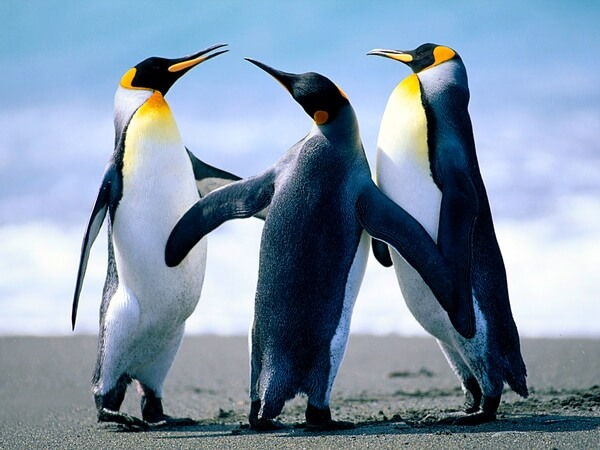
//> input picture 02_ImagelectureEcriture/Penguins.jpg, 600 x 450 px
$ ./test2Mat   (built with g++ and OpenCV 4)
//> lines starting //> are read from the running program, lines starting //| are printed output that depends on the picture
/*************************************************************************************/
/*!
    \file     testMat.cpp
    \author   Philippe SIMIER (Touchard Wahington le Mans)
    \brief    Programme pour comprendre et manipuler les objets de la classe Mat
    \detail   Utilisation des différents constructeurs
    \compilation
	      g++ $(pkg-config --libs --cflags opencv) -o testMat  testMat.cpp
    \version    1.0 - First release
*/
/**************************************************************************************/


#include <opencv2/opencv.hpp>
#include <iostream>

using namespace cv;
using namespace std;

int main()
 {
    Mat ImgSource;    // création d'une matrice vide seulement les entêtes
    ImgSource = imread("Penguins.jpg", CV_LOAD_IMAGE_COLOR);   // Lecture du fichier Pingouins.jpg
//> ImgSource is the input picture: 450 rows x 600 cols, CV_8UC3; mean B, G, R 168.3, 148.1, 128.5
//    imshow("Img Source", ImgSource);
    cout << "Refcount : " << ImgSource.u->refcount << " Adresse du premier pixel: " << hex << (int)ImgSource.data << endl;
//| Refcount : 1 Adresse du premier pixel: a592e080
    cout << "Nombre de canaux : " << ImgSource.channels() << endl;
//| Nombre de canaux : 3
    cout << "Résolution : " << ImgSource.depth() << endl;
//| Résolution : 0
    cout << "Dimensions : " << dec << ImgSource.cols << " x " << dec << ImgSource.rows << " px" << endl;
//| Dimensions : 600 x 450 px
//    waitKey(0);

    Mat ImgDest1(ImgSource);   // utilise le constructeur de copie seul les entêtes sont copiés
//    imshow("Img Destination 1", ImgDest1);
    cout << "Refcount: " << ImgSource.u->refcount << " Adresse du premier pixel: " << hex << (int)ImgDest1.data << endl;
//| Refcount: 2 Adresse du premier pixel: a592e080
//    waitKey(0);

    Mat ImgDest2 = ImgDest1;   // Opérateur d’assignation. copie uniquement de l'entête
//    imshow("Img Destination 2", ImgDest1);
    cout << "Refcount: " << ImgSource.u->refcount << " Adresse du premier pixel: " << hex << (int)ImgDest2.data << endl;
//| Refcount: 3 Adresse du premier pixel: a592e080
    waitKey(0);

    // Extraction d'une zone d’intérêt
    Mat ImgDest3 = ImgDest1(Range(100,200), Range(0,200));  // Les données ne sont pas copiées (la matrice ImgDest3 pointe vers les pixels de la matrice source).
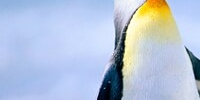
//> ImgDest3: 100 rows x 200 cols, CV_8UC3; mean B, G, R 216.6, 194.6, 181
//    imshow("Img Destination 3", ImgDest3);
    cout << "Refcount: " << ImgSource.u->refcount << " Adresse du premier pixel: " << hex << (int)ImgDest3.data << endl;
//| Refcount: 4 Adresse du premier pixel: a5959fa0
//    waitKey(0);

    Mat ImgGray;
    Mat ImgDest4 = ImgSource(Rect(100, 300, 5 , 5));
    cvtColor( ImgDest4, ImgGray, CV_RGB2GRAY);
//> ImgGray = [[254, 228, 121, 114, 174], [253, 206, 114, 128, 152], [245, 169, 108, 132, 165], [230, 140, 112, 139, 154], [202, 145, 121, 103, 148]]
    cout << "Refcount: " << ImgSource.u->refcount << " Adresse du premier pixel: " << hex << (int)ImgDest4.data << endl;
//| Refcount: 5 Adresse du premier pixel: a59b1f0c
    cout << ImgGray << endl;   // affichage des données numériques sur le terminal
//| [254, 228, 121, 114, 174;
//|  253, 206, 114, 128, 152;
//|  245, 169, 108, 132, 165;
//|  230, 140, 112, 139, 154;
//|  202, 145, 121, 103, 148]

    Vec3b intensity = ImgSource.at<Vec3b>(20, 20);
//> intensity = [216, 180, 120]
    int blue = intensity.val[0];
//> blue = 216
    int green = intensity.val[1];
//> green = 180
    int red = intensity.val[2];
//> red = 120
    cout << "bleu : " << dec << blue << " vert : " << green << "rouge : " << red << endl;
//| bleu : 216 vert : 180rouge : 120


//    imshow("Img Gray", ImgGray);
//    waitKey(0);

    Mat ImgDest6 = ImgDest3.clone();
    return 0;
}
